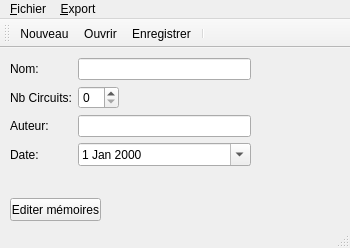
<?xml version="1.0" encoding="UTF-8"?>
<ui version="4.0">
 <class>MainWindow</class>
 <widget class="QMainWindow" name="MainWindow">
  <property name="enabled">
   <bool>true</bool>
  </property>
  <property name="geometry">
   <rect>
    <x>0</x>
    <y>0</y>
    <width>350</width>
    <height>248</height>
   </rect>
  </property>
  <property name="sizePolicy">
   <sizepolicy hsizetype="Preferred" vsizetype="Preferred">
    <horstretch>0</horstretch>
    <verstretch>0</verstretch>
   </sizepolicy>
  </property>
  <property name="acceptDrops">
   <bool>true</bool>
  </property>
  <property name="windowTitle">
   <string>[*]LightApp</string>
  </property>
  <property name="autoFillBackground">
   <bool>false</bool>
  </property>
  <widget class="QWidget" name="centralwidget">
   <widget class="QWidget" name="formLayoutWidget">
    <property name="geometry">
     <rect>
      <x>10</x>
      <y>10</y>
      <width>241</width>
      <height>131</height>
     </rect>
    </property>
    <layout class="QFormLayout" name="formLayout">
     <property name="fieldGrowthPolicy">
      <enum>QFormLayout::AllNonFixedFieldsGrow</enum>
     </property>
     <item row="2" column="1">
      <widget class="QSpinBox" name="spinBox_show_nbSlots">
       <property name="sizePolicy">
        <sizepolicy hsizetype="Fixed" vsizetype="Fixed">
         <horstretch>0</horstretch>
         <verstretch>0</verstretch>
        </sizepolicy>
       </property>
      </widget>
     </item>
     <item row="5" column="1">
      <widget class="QDateEdit" name="dateEdit_show_date">
       <property name="calendarPopup">
        <bool>true</bool>
       </property>
      </widget>
     </item>
     <item row="0" column="0">
      <widget class="QLabel" name="label_2">
       <property name="text">
        <string>Nom:</string>
       </property>
      </widget>
     </item>
     <item row="5" column="0">
      <widget class="QLabel" name="label_4">
       <property name="text">
        <string>Date:</string>
       </property>
      </widget>
     </item>
     <item row="2" column="0">
      <widget class="QLabel" name="label">
       <property name="text">
        <string>Nb Circuits:</string>
       </property>
      </widget>
     </item>
     <item row="3" column="0">
      <widget class="QLabel" name="label_3">
       <property name="text">
        <string>Auteur:</string>
       </property>
      </widget>
     </item>
     <item row="0" column="1">
      <widget class="QLineEdit" name="txtBox_show_title">
       <property name="focusPolicy">
        <enum>Qt::StrongFocus</enum>
       </property>
       <property name="echoMode">
        <enum>QLineEdit::Normal</enum>
       </property>
      </widget>
     </item>
     <item row="3" column="1">
      <widget class="QLineEdit" name="txtBox_show_author"/>
     </item>
    </layout>
   </widget>
   <widget class="QWidget" name="verticalLayoutWidget">
    <property name="geometry">
     <rect>
      <x>260</x>
      <y>10</y>
      <width>81</width>
      <height>131</height>
     </rect>
    </property>
    <layout class="QVBoxLayout" name="verticalLayout_2"/>
   </widget>
   <widget class="QPushButton" name="btn_edit_slots">
    <property name="geometry">
     <rect>
      <x>10</x>
      <y>150</y>
      <width>91</width>
      <height>23</height>
     </rect>
    </property>
    <property name="text">
     <string>Editer mémoires</string>
    </property>
   </widget>
  </widget>
  <widget class="QMenuBar" name="menubar">
   <property name="geometry">
    <rect>
     <x>0</x>
     <y>0</y>
     <width>350</width>
     <height>21</height>
    </rect>
   </property>
   <widget class="QMenu" name="menuTest">
    <property name="title">
     <string>&amp;Fichier</string>
    </property>
    <addaction name="action_new"/>
    <addaction name="action_open"/>
    <addaction name="action_save"/>
    <addaction name="action_save_as"/>
    <addaction name="separator"/>
   </widget>
   <widget class="QMenu" name="menu_Export">
    <property name="title">
     <string>&amp;Export</string>
    </property>
   </widget>
   <addaction name="menuTest"/>
   <addaction name="menu_Export"/>
  </widget>
  <widget class="QStatusBar" name="statusbar"/>
  <widget class="QToolBar" name="toolBar">
   <property name="windowTitle">
    <string>toolBar</string>
   </property>
   <attribute name="toolBarArea">
    <enum>TopToolBarArea</enum>
   </attribute>
   <attribute name="toolBarBreak">
    <bool>false</bool>
   </attribute>
   <addaction name="action_new"/>
   <addaction name="action_open"/>
   <addaction name="action_save"/>
   <addaction name="separator"/>
  </widget>
  <action name="action_open">
   <property name="icon">
    <iconset resource="ressources.qrc">
     <normaloff>:/icons/img/open.png</normaloff>:/icons/img/open.png</iconset>
   </property>
   <property name="text">
    <string>&amp;Ouvrir...</string>
   </property>
   <property name="statusTip">
    <string>Ouvrir un spectacle existant</string>
   </property>
  </action>
  <action name="action_save">
   <property name="icon">
    <iconset resource="ressources.qrc">
     <normaloff>:/icons/img/save.png</normaloff>:/icons/img/save.png</iconset>
   </property>
   <property name="text">
    <string>&amp;Enregistrer</string>
   </property>
   <property name="statusTip">
    <string>Sauvegarder le spectacle en cours</string>
   </property>
  </action>
  <action name="action_save_as">
   <property name="icon">
    <iconset resource="ressources.qrc">
     <normaloff>:/icons/img/save.png</normaloff>:/icons/img/save.png</iconset>
   </property>
   <property name="text">
    <string>Enregistrer &amp;Sous...</string>
   </property>
   <property name="statusTip">
    <string>Sauvegarder le spectacle en cours</string>
   </property>
  </action>
  <action name="action_new">
   <property name="icon">
    <iconset resource="ressources.qrc">
     <normaloff>:/icons/img/new.png</normaloff>:/icons/img/new.png</iconset>
   </property>
   <property name="text">
    <string>&amp;Nouveau</string>
   </property>
   <property name="statusTip">
    <string>Nouveau specatcle</string>
   </property>
  </action>
 </widget>
 <tabstops>
  <tabstop>txtBox_show_title</tabstop>
  <tabstop>spinBox_show_nbSlots</tabstop>
  <tabstop>txtBox_show_author</tabstop>
  <tabstop>dateEdit_show_date</tabstop>
 </tabstops>
 <resources>
  <include location="ressources.qrc"/>
 </resources>
 <connections/>
</ui>
